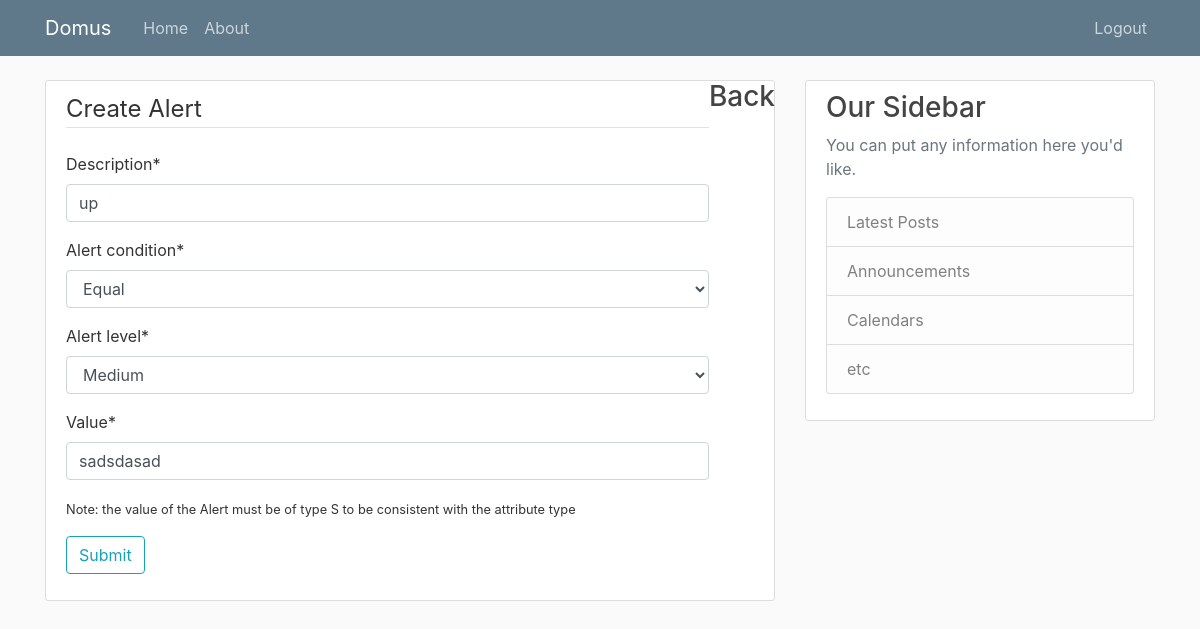
The app's page /category/4/device/35/alerts/3/update/ (signed in) with its own data.
### devices/models.py (models this page shows)
class Alert(models.Model):
    device = models.ForeignKey(Device,on_delete=models.CASCADE)
    attribute = models.ForeignKey(StateAttribute,on_delete=models.CASCADE)
    description = models.CharField(max_length=250)
    alert_condition = models.CharField(
        max_length = 1,
        choices = ALERT_CONDITIONS,
        default = CONDITION_EQUAL
    )
    alert_level = models.CharField(
        max_length = 3,
        choices = ALERT_LEVELS,
        default = ALERT_LEVEL_MID
    )
    value = models.CharField(max_length=30)

### devices/views.py (the view, shortened to what this page needs)
# urls.py: path('category/<int:catpk>/device/<int:devpk>/alerts/<int:pk>/update/',AlertUpdateView.as_view(),name='updatealert'),
class AlertUpdateView(SuccessMessageMixin,LoginRequiredMixin,UserPassesTestMixin,UpdateView):
    model = Alert
    fields = ['description','alert_condition','alert_level','value']
    success_url= '/userDevices/'
    success_message = 'Alert successfully updated'
    def test_func(self):
        dev = get_object_or_404(Device, id=self.kwargs.get('devpk'))
        cat = get_object_or_404(Category, id=self.kwargs.get('catpk'), devices=dev)
        if self.request.user == cat.owner:
            return True
        return False
    def get_context_data(self, **kwargs):
        context = super().get_context_data(**kwargs)
        context['catid']=id=self.kwargs.get('catpk')
        context['devid']=id=self.kwargs.get('devpk')
        alert = get_object_or_404(Alert,id=self.kwargs.get('pk'))
        att = alert.attribute
        context['atttype'] = att.data_type
        return context

### devices/templates/devices/alert_form.html (shortened to what this page needs)
{% extends "devices/base.html" %}
{% load crispy_forms_tags %}
{% block content %}
<div class="float-right"> <a href="{% url 'device' catid devid %}"><h3>Back</h3></a></div>
    <div class="content-section">
        <form method ="POST">
            <fieldset class ="form-group">
                <legend class="border-bottom mb-4">Create Alert</legend>
                {{ form|crispy }}
                <div><small>Note: the value of the Alert must be of type {{ atttype }} to be consistent with the attribute type</small></div>
            </fieldset>
            <div class="form-group">
                <button class="btn btn-outline-info" type="submit">Submit</button>
            </div>
        </form>
    </div>
{% endblock content %}

### devices/static/devices/main.css (style rules this page uses)
body { background: #fafafa; color: #333333; margin-top: 5rem; }
h1, h2, h3, h4, h5, h6 { color: #444444; }
.content-section { background: #ffffff; padding: 10px 20px; border: 1px solid #dddddd; border-radius: 3px; margin-bottom: 20px; }

### records on screen
Alert: description "up", alert_condition "Equal", alert_level "Medium", value "sadsdasad"

### other values on screen
{{ atttype }} "S"
